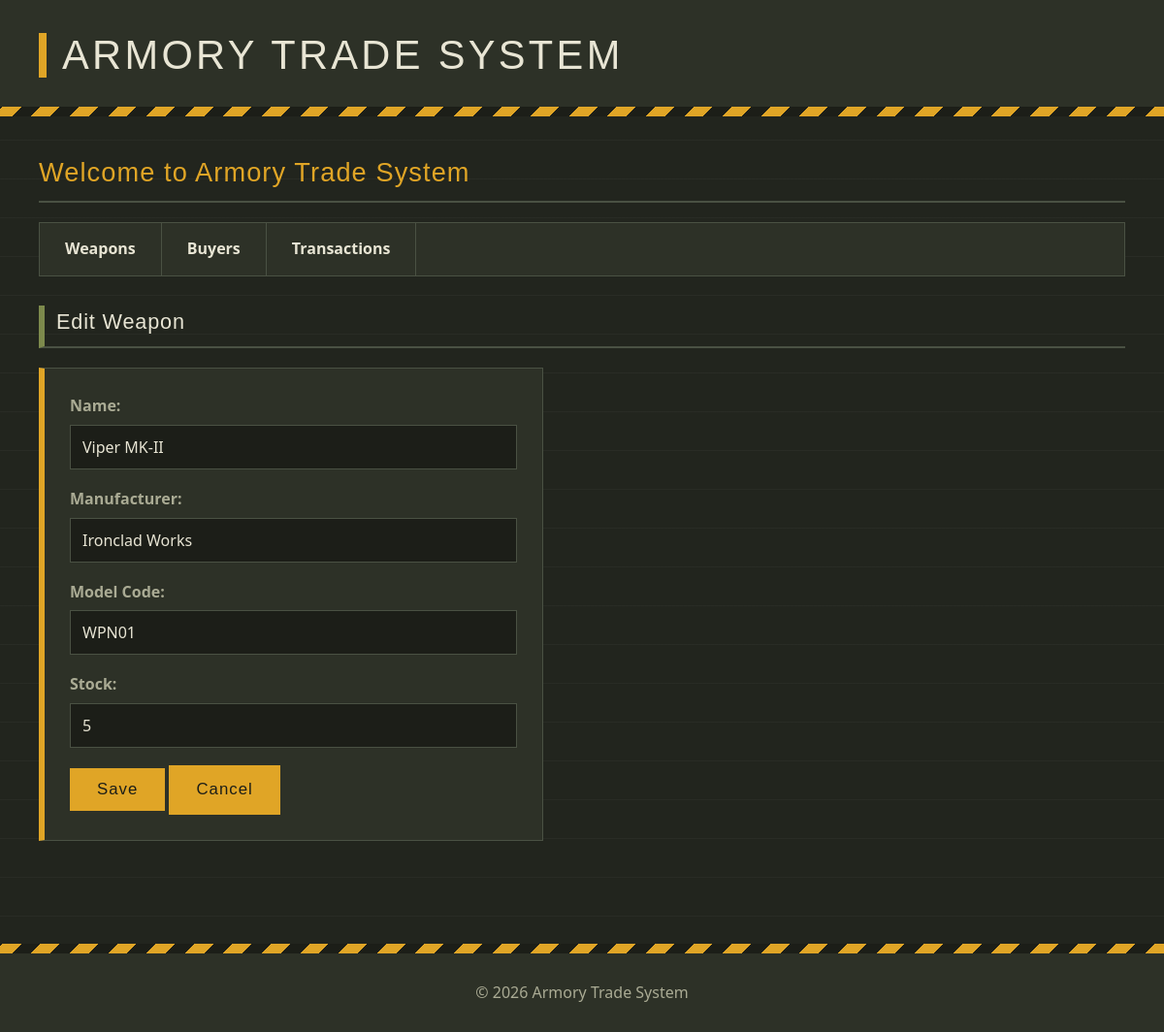
Before: /?page=weapon_form&id=1 with the older database file.
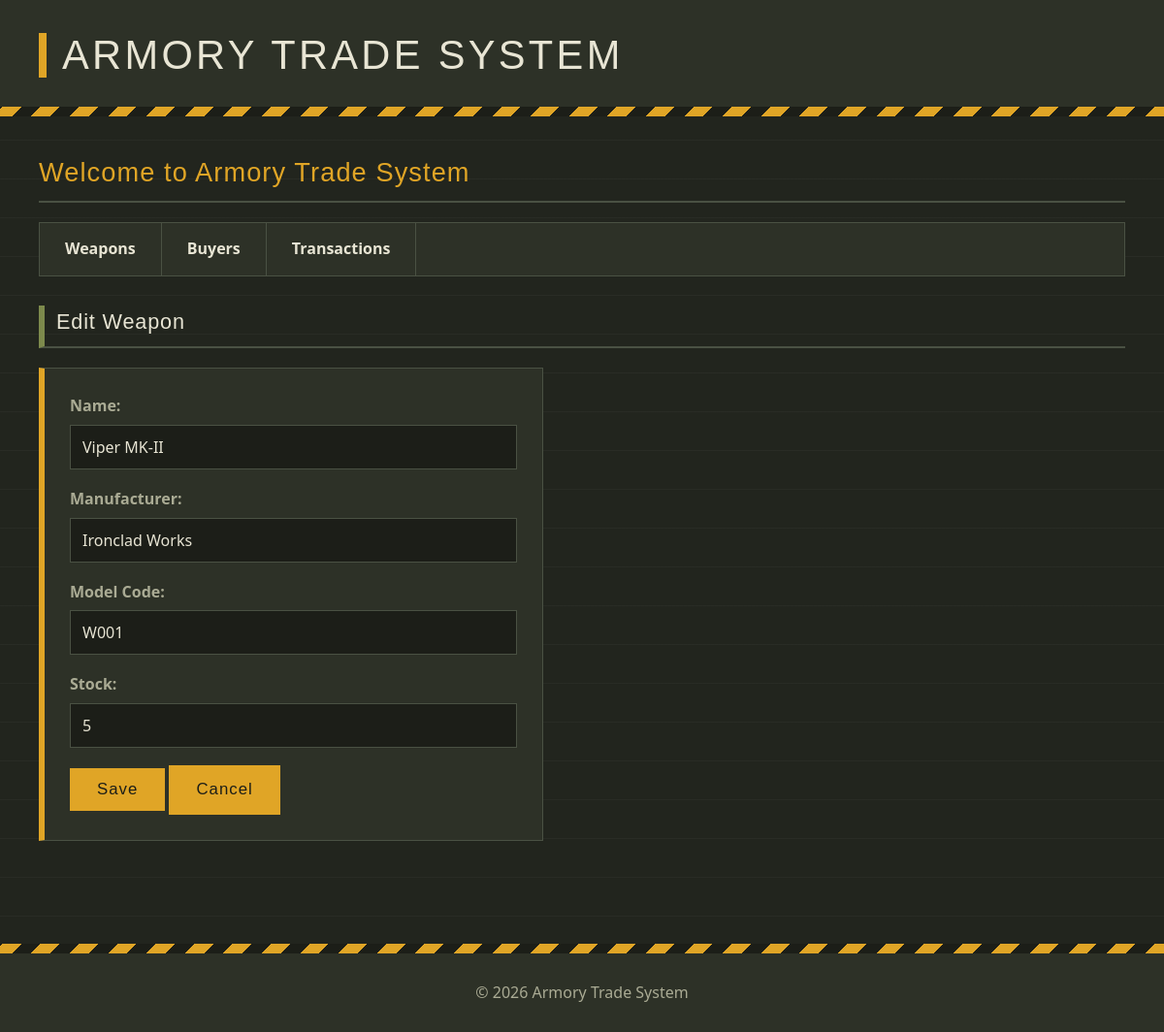
After: the same page with the newer database file.
### tables this page shows
CREATE TABLE weapons (
    id INT AUTO_INCREMENT PRIMARY KEY,
    name VARCHAR(255) NOT NULL,
    manufacturer VARCHAR(100) NOT NULL,
    model_code VARCHAR(13) UNIQUE,
    stock INT NOT NULL DEFAULT 0
);

### config/db.php (called while the page is built, shortened)
<?php
class Database {
    private $host = "localhost";
    private $username = "root";
    private $password = "";
    private $dbname = "db_armory";
    public function __construct() {
        try {
            $this->conn = new PDO("mysql:host=$this->host;dbname=$this->dbname", $this->username, $this->password);
        } catch (PDOException $e) {
            echo "Connection failed: " . $e->getMessage();
        }
    }
}
?>

### class/Weapon.php (called while the page is built, shortened)
<?php
require_once 'config/db.php';
class Weapon {
    private $db;
    public function __construct() {
        $this->db = (new Database())->conn;
    }
    public function getWeaponById($id) {
        $stmt = $this->db->prepare("SELECT * FROM weapons WHERE id = ?");
        $stmt->execute([$id]);
        return $stmt->fetch(PDO::FETCH_ASSOC);
    }
}
?>

### view/weapon_form.php (the view, shortened to what this page needs)
<?php
$id = $_GET['id'] ?? '';
$data = $id ? $weapon->getWeaponById($id) : [];
?>
<h3><?= $id ? 'Edit Weapon' : 'Add Weapon' ?></h3>
<form method="POST">
    <label>Name:</label>
    <input type="text" name="name" required value="<?= $data['name'] ?? '' ?>">
    <label>Manufacturer:</label>
    <input type="text" name="manufacturer" required value="<?= $data['manufacturer'] ?? '' ?>">
    <label>Model Code:</label>
    <input type="text" name="model_code" value="<?= $data['model_code'] ?? '' ?>">
    <label>Stock:</label>
    <input type="number" name="stock" required value="<?= $data['stock'] ?? 0 ?>">
    <button type="submit" name="save_weapon">Save</button>
    <a class="btn" href="?page=weapons">Cancel</a>
</form>

Changed rows visible on the page:
changed weapons "Viper MK-II": model_code "WPN01" → "W001"
